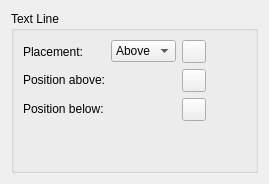
      <widget class="QWidget" name="PageTextLine">
       <layout class="QVBoxLayout" name="verticalLayout_45">
        <item>
         <widget class="QGroupBox" name="groupBox_32">
          <property name="title">
           <string>Text Line</string>
          </property>
          <layout class="QGridLayout" name="gridLayout_18">
           <item row="2" column="0">
            <widget class="QLabel" name="label_135">
             <property name="sizePolicy">
              <sizepolicy hsizetype="Fixed" vsizetype="Fixed">
               <horstretch>0</horstretch>
               <verstretch>0</verstretch>
              </sizepolicy>
             </property>
             <property name="text">
              <string>Position below:</string>
             </property>
            </widget>
           </item>
           <item row="0" column="1">
            <widget class="QComboBox" name="textLinePlacement">
             <item>
              <property name="text">
               <string notr="true">Above</string>
              </property>
             </item>
             <item>
              <property name="text">
               <string notr="true">Below</string>
              </property>
             </item>
            </widget>
           </item>
           <item row="3" column="0">
            <spacer name="verticalSpacer_24">
             <property name="orientation">
              <enum>Qt::Vertical</enum>
             </property>
             <property name="sizeHint" stdset="0">
              <size>
               <width>20</width>
               <height>40</height>
              </size>
             </property>
            </spacer>
           </item>
           <item row="0" column="2">
            <widget class="QToolButton" name="resetTextLinePlacement">
             <property name="toolTip">
              <string>Reset to default</string>
             </property>
             <property name="accessibleName">
              <string>Reset 'Placement' value</string>
             </property>
             <property name="text">
              <string notr="true"/>
             </property>
             <property name="icon">
              <iconset resource="musescore.qrc">
               <normaloff>:/data/icons/edit-reset.svg</normaloff>:/data/icons/edit-reset.svg</iconset>
             </property>
            </widget>
           </item>
           <item row="2" column="2">
            <widget class="QToolButton" name="resetTextLinePosBelow">
             <property name="toolTip">
              <string>Reset to default</string>
             </property>
             <property name="accessibleName">
              <string>Reset 'Position below' value</string>
             </property>
             <property name="text">
              <string notr="true"/>
             </property>
             <property name="icon">
              <iconset resource="musescore.qrc">
               <normaloff>:/data/icons/edit-reset.svg</normaloff>:/data/icons/edit-reset.svg</iconset>
             </property>
            </widget>
           </item>
           <item row="1" column="0">
            <widget class="QLabel" name="label_136">
             <property name="sizePolicy">
              <sizepolicy hsizetype="Fixed" vsizetype="Fixed">
               <horstretch>0</horstretch>
               <verstretch>0</verstretch>
              </sizepolicy>
             </property>
             <property name="text">
              <string>Position above:</string>
             </property>
            </widget>
           </item>
           <item row="1" column="2">
            <widget class="QToolButton" name="resetTextLinePosAbove">
             <property name="toolTip">
              <string>Reset to default</string>
             </property>
             <property name="accessibleName">
              <string>Reset 'Position above' value</string>
             </property>
             <property name="text">
              <string notr="true"/>
             </property>
             <property name="icon">
              <iconset resource="musescore.qrc">
               <normaloff>:/data/icons/edit-reset.svg</normaloff>:/data/icons/edit-reset.svg</iconset>
             </property>
            </widget>
           </item>
           <item row="0" column="0">
            <widget class="QLabel" name="label_72">
             <property name="text">
              <string>Placement:</string>
             </property>
             <property name="buddy">
              <cstring>textLinePlacement</cstring>
             </property>
            </widget>
           </item>
           <item row="1" column="3">
            <spacer name="horizontalSpacer_33">
             <property name="orientation">
              <enum>Qt::Horizontal</enum>
             </property>
             <property name="sizeHint" stdset="0">
              <size>
               <width>40</width>
               <height>20</height>
              </size>
             </property>
            </spacer>
           </item>
           <item row="1" column="1">
            <widget class="Ms::OffsetSelect" name="textLinePosAbove" native="true"/>
           </item>
           <item row="2" column="1">
            <widget class="Ms::OffsetSelect" name="textLinePosBelow" native="true"/>
           </item>
          </layout>
         </widget>
        </item>
       </layout>
      </widget>
